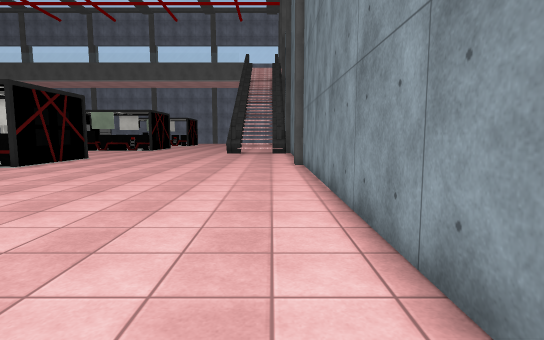
View 1 (above)

24 first-person views from a walk through a 3-D level made in the Unity game engine. The camera is 1.3 m above the floor, tilts 6° down and sees 80° across. The floor is counted in squares, 1 m on a side. Each view is taken from the middle of a square. On the plan, view 1 faces up. The plan holds only what a view shows up to about 14 squares ahead; the rest is blank. The place goes on beyond the plan. Some surface patterns are stand-ins.

View 2
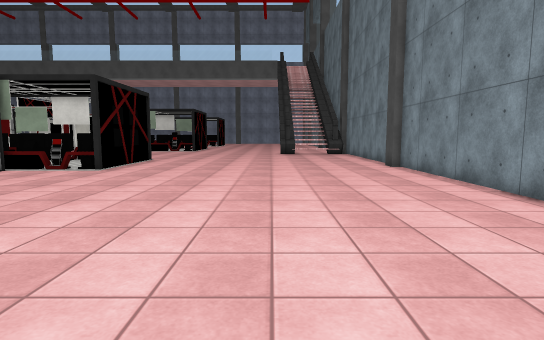

View 3
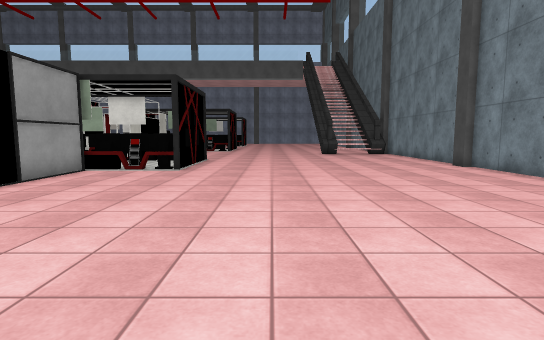

View 4
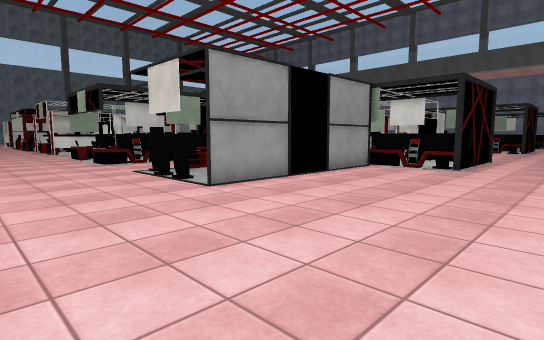

View 5
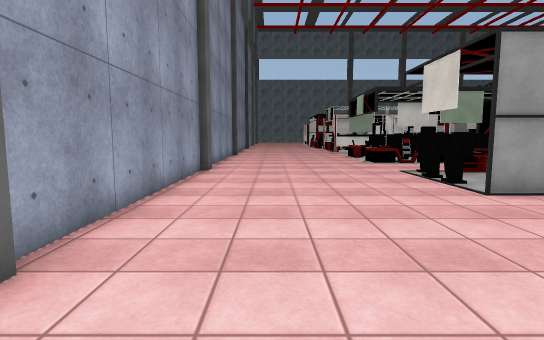

View 6
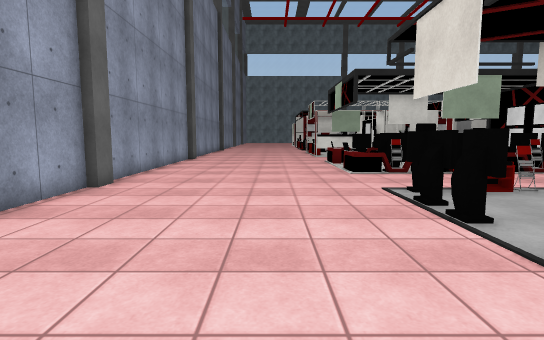

View 7
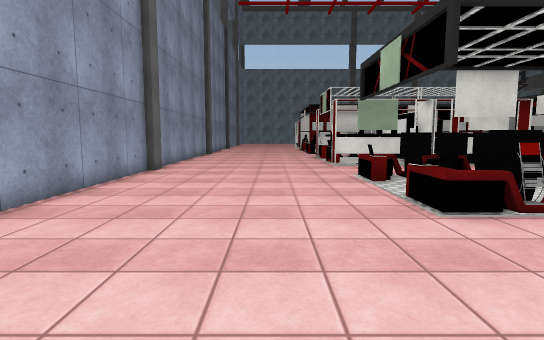

View 8
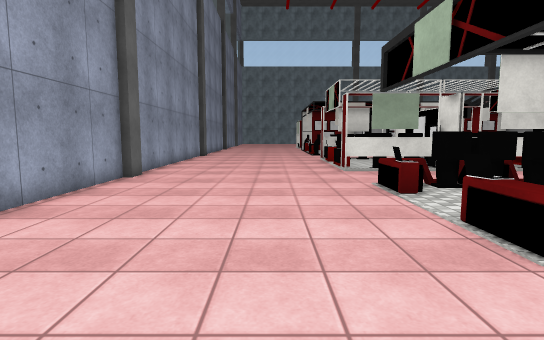

View 9
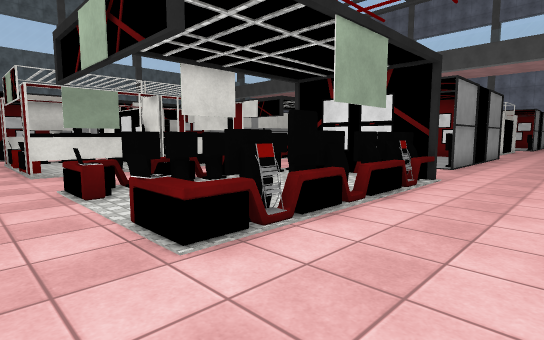

View 10
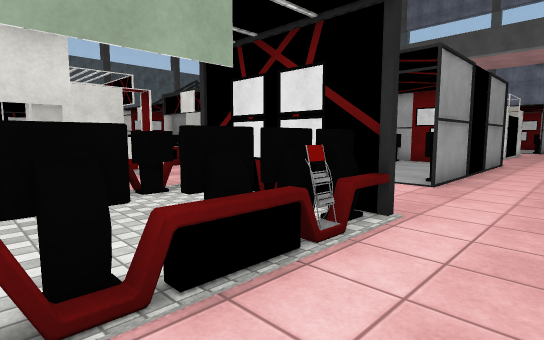

View 11
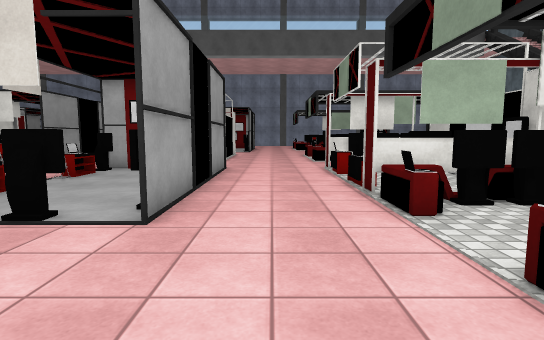

View 12
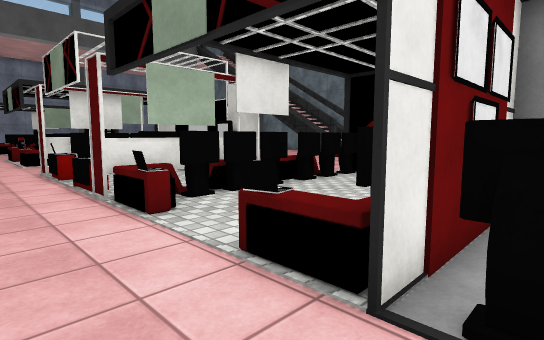

View 13
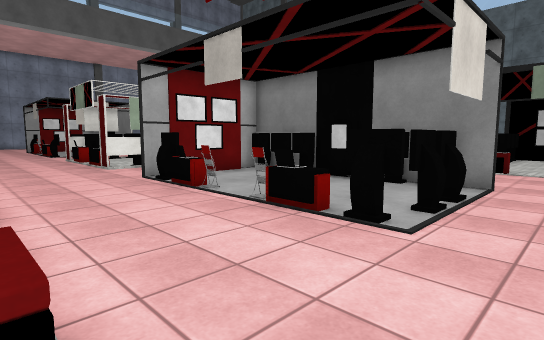

View 14
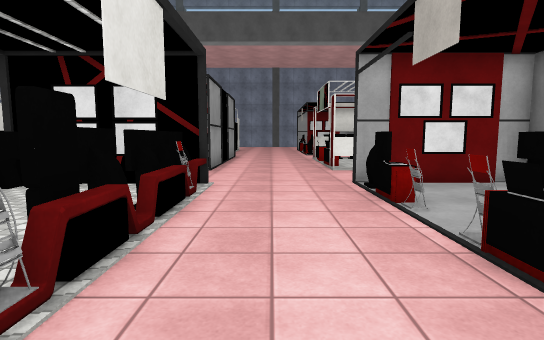

View 15
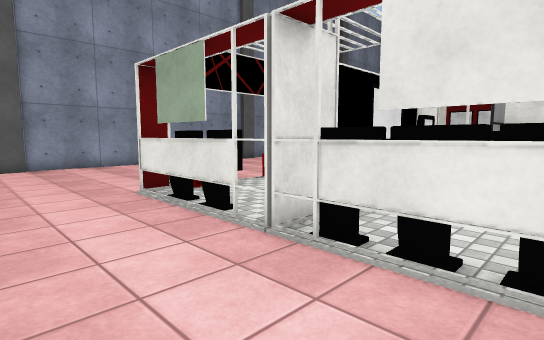

View 16
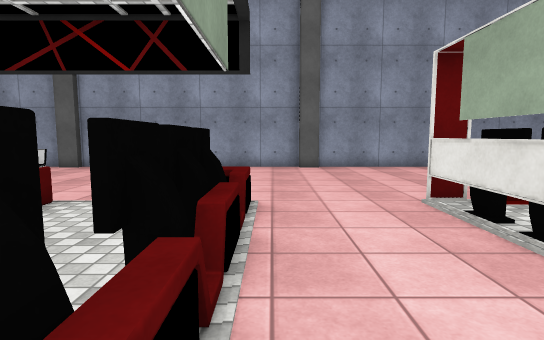

View 17
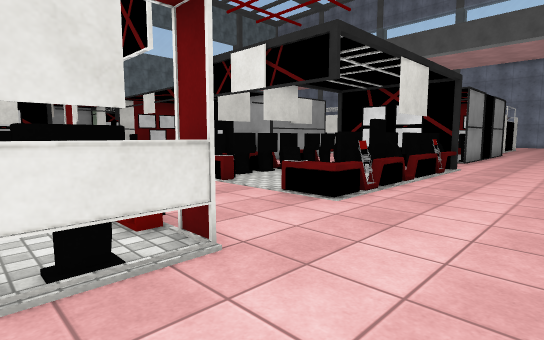

View 18
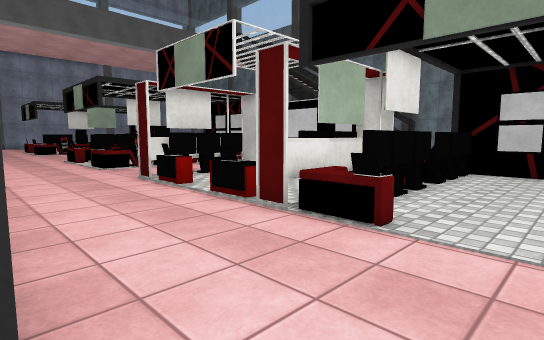

View 19
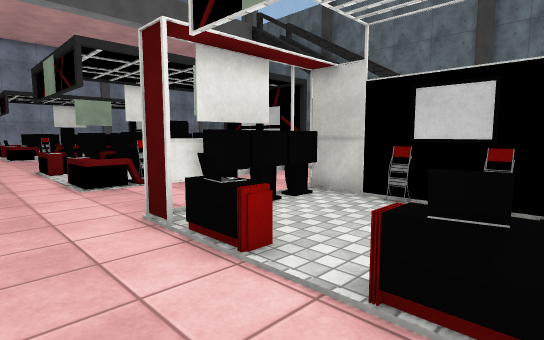

View 20
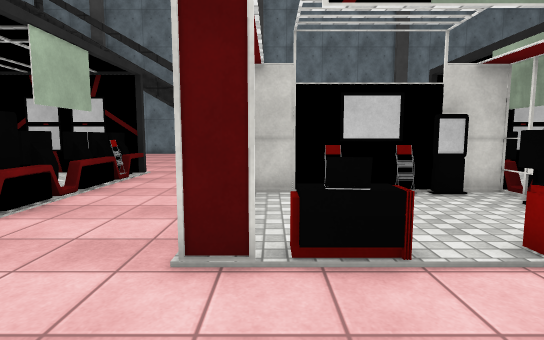

View 21
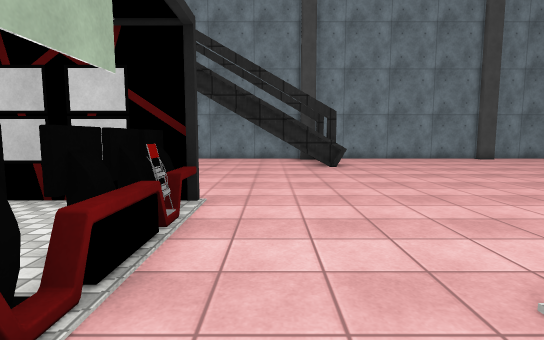

View 22
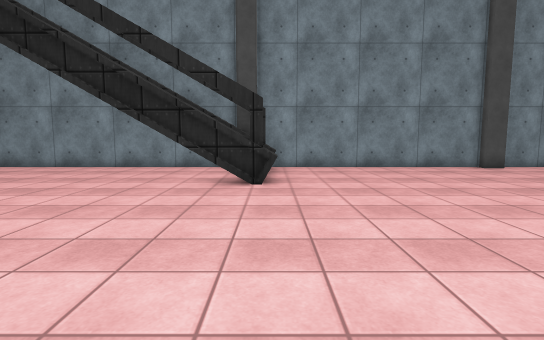

View 23
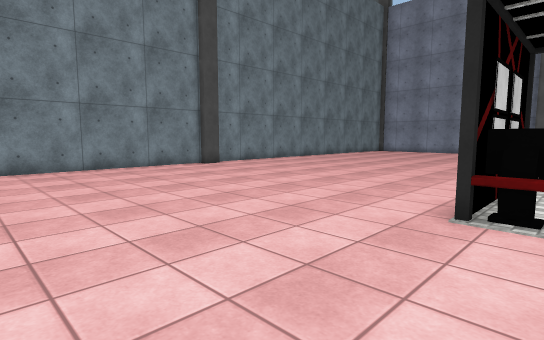

View 24
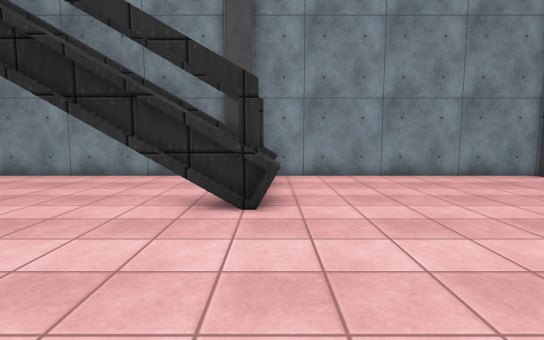

### Floor plan
Key: @ floor where view 1 was taken; # wall or solid block; x gap in a wall; . floor; / step, stairs or slope; = window, fence, low wall or low ledge; ^ raised ledge; T thing the floor can be seen under or through; O other object.
Columns run from 34 left of view 1 to 2 right of it. Each row starts with its distance up from view 1.
 31     ..       ...      .#      ......#
 30   #...=      ..##.  ...#     .......#
 29   #...#     ...==#######............#
 28   ....#==   ........................#
 27   ......    ...................# /###
 26   ......    ...................#= ##
 25 ###....#####...#####...........#= ##
 24 ..#....x...#...x...#...........#=/###
 23  .#...==...#...^=..# ...............#
 22 ..#....#...#.......#  ..............#
 21 ..#........#...==..#  ..............#
 20 ..#....#...#...==..#  ..............#
 19  .#...==...#...#####  ..............#
 18   #....#...#...=#####xx#............#
 17 .#=....###x#...##......#............#
 16 .......................#............#
 15 ......... ........    .#...........=#
 14  ......    ....==#  ####............#
 13  ^xT...######..######=#=............#
 12  ..T...x. .##..     #...............#
 11  ..T...x. .##..     #...............#
 10  ..T...#...#=..     #...............#
  9 ##TT...x...##...    #...............#
  8   .x...x...##..#.   #...............#
  7  ..#...x...##..==.. #...............#
  6 ...#...#...##..  ...#...............#
  5 .^##...=O..==... x#.#...............#
  4 ....................................#
  3  ...................................#
  2  ...........................    ....#
  1  ...........................  .
  0  ......................... .      @
 -1 ..........................
 -2 ..........................
 -3 #########################

Positions as (right, up) in squares from view 1, and headings:
1: (0, 0), facing up
2: (-4, 1), facing up
3: (-7, 1), facing up
4: (-7, 0), facing up-left
5: (-7, 0), facing left
6: (-11, 2), facing left
7: (-17, 2), facing left
8: (-19, 2), facing left
9: (-19, 3), facing up-left
10: (-20, 8), facing up-left
11: (-21, 12), facing up
12: (-21, 12), facing up-right
13: (-32, 15), facing up-right
14: (-30, 16), facing up
15: (-28, 12), facing down-left
16: (-28, 11), facing down
17: (-28, 11), facing up-left
18: (-23, 15), facing up-right
19: (-21, 20), facing up-right
20: (-22, 24), facing right
21: (-17, 27), facing right
22: (-12, 24), facing right
23: (-12, 24), facing down-right
24: (-9, 24), facing right
